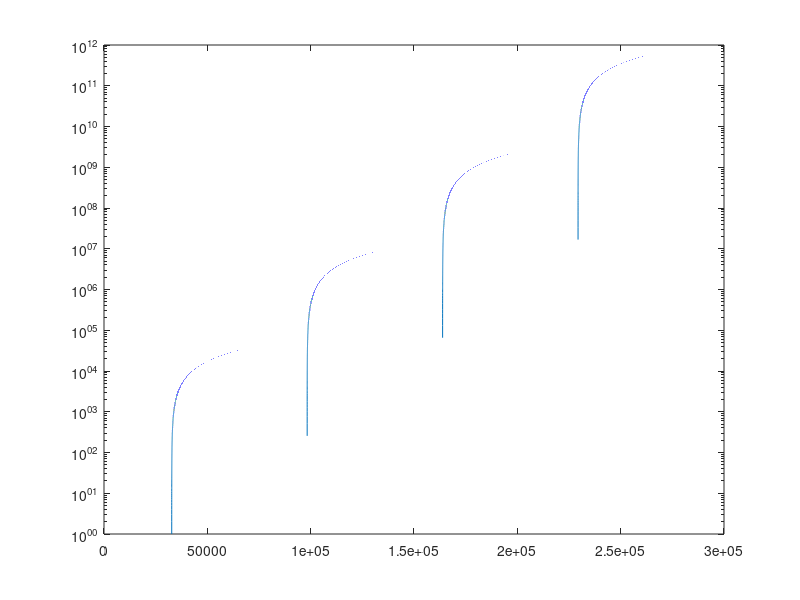

This chart was generated by the following MATLAB code:
clear;
clc;


mant_bits = 16;
base_bits = 8;
expo_bits = 2;

base = 2^base_bits;

total_bits = mant_bits+expo_bits;
N_gains = 2^total_bits;

gains = zeros(N_gains, 1);

k = 0;
for j = 0:(2^expo_bits-1)
    for i = (-2^(mant_bits-1)):(2^(mant_bits-1)-1)
        gain = i*base^j;
        gains(k+1) = gain;
        k = k + 1;
    end
end

sorted_gains = gains; %sort(gains);

semilogy(sorted_gains)

%%
fpoint = single(1.999);
fid = fopen('test.bin','wb');
fwrite(fid, fpoint, 'float');
fclose(fid);
fid = fopen('test.bin','rb');
bytes = fread(fid,1,'uint32');
fclose(fid);
bitvect = reshape(dec2bin(flipud(bytes), 32), 1, 32);
signbit  = bitvect(1);
exponent = bitvect(2:9);
mantissa = bitvect(10:32);

fprintf('%s %s %s\n', signbit, exponent,mantissa);
vals = [(1-bin2dec(signbit)*2), 2^(bin2dec(exponent)-127), (1+bin2dec(mantissa)/(2^23))];
fprintf('(%+1i) 2^(%+3i) %f = %f\n', vals(1), log2(vals(2)), vals(3), prod(vals));













